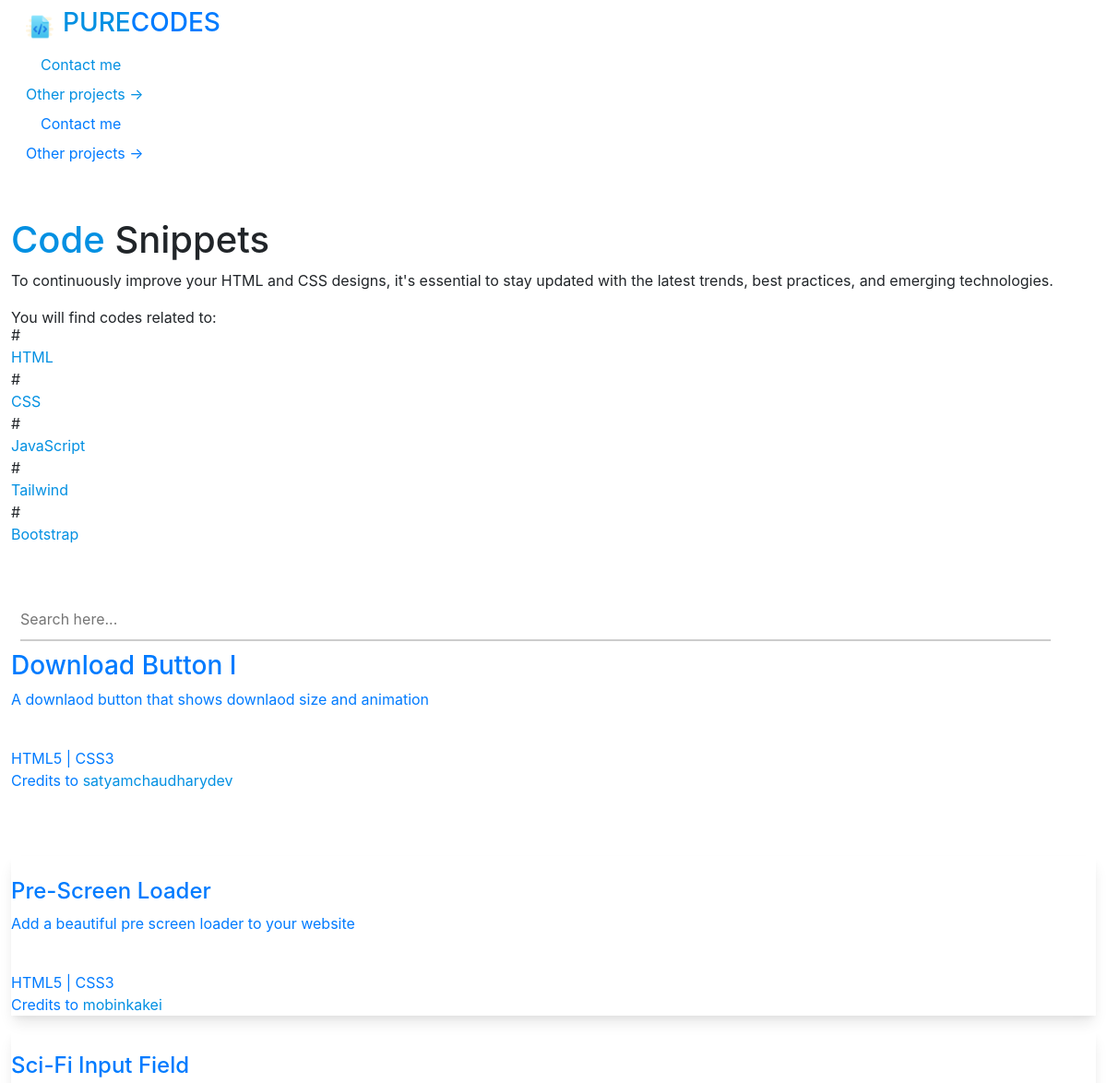
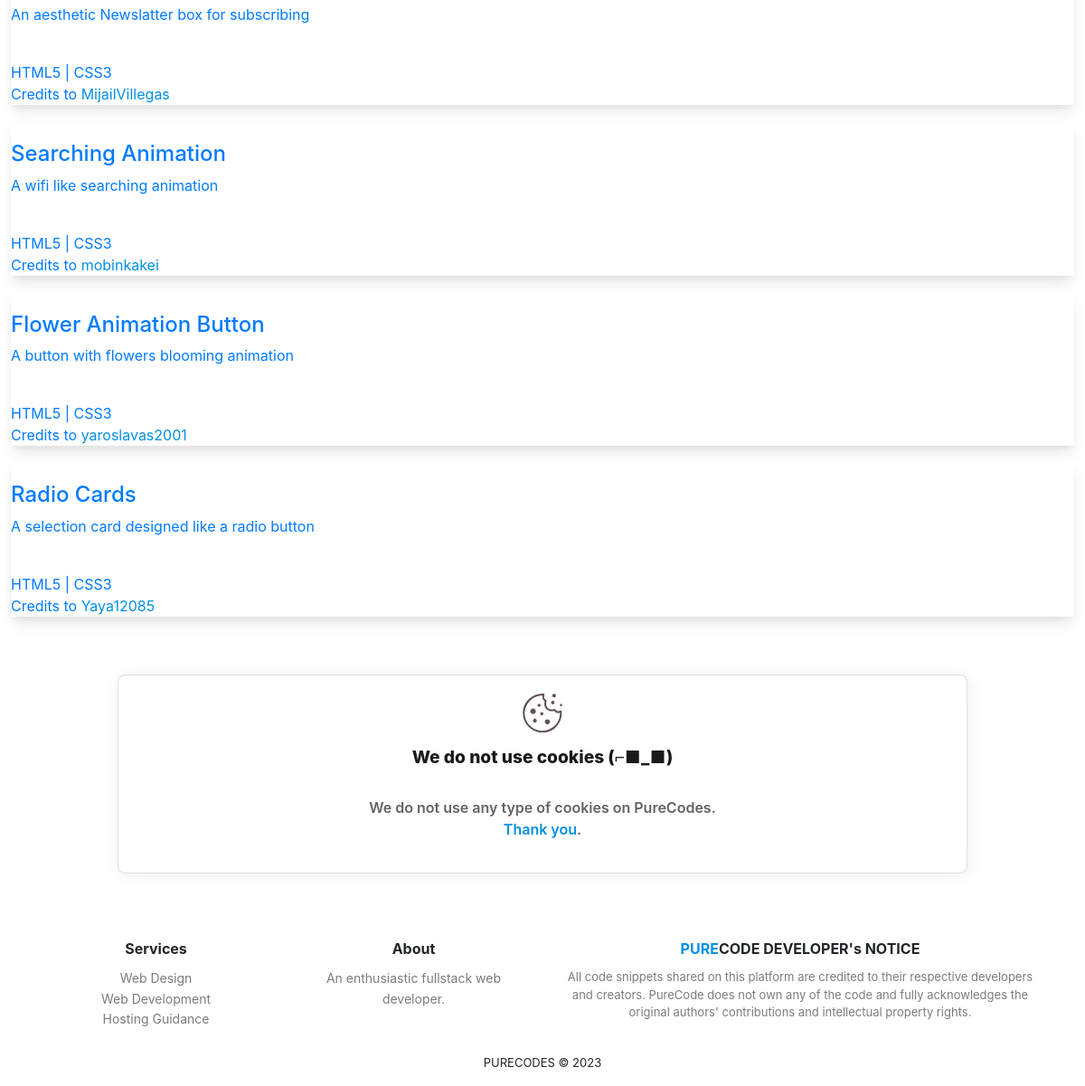
The page / on the database its author committed (2 pictures, top to bottom).
### purecodes_app/models.py (models this page shows, shortened)
class Post(models.Model):
    title = models.CharField(max_length=100, help_text="Short 100 words title")
    image_url = models.URLField(default='https://upload.wikimedia.org/wikipedia/commons/thumb/d/d1/Image_not_available.png/640px-Image_not_available.png')
    description = models.CharField(max_length=225, help_text="Short 225 words description")
    post_type = models.CharField(max_length=50, help_text="HTML5 | CSS3")
    created_by = models.CharField(max_length=225, help_text="creator's name")
    code_url = models.URLField(default='404.com')
    created_at = models.DateTimeField(auto_now_add=True)
    class Meta:
        managed = True
        db_table = 'posts'

### purecodes_app/views.py (the view)
# urls.py: path('', views.home_view, name='home'),
def home_view(request):
    query = request.GET.get('q','')  # Get the search query from the URL parameter 'q'
    latest_posts = Post.objects.all().order_by('-created_at')
    if query:
        latest_posts = latest_posts.filter(title__icontains=query)
    elif query == 'None':
        query = ''
    return render(request, "purecodes_app/home.html", {'latest_posts': latest_posts, 'query': query})

### purecodes_app/templates/purecodes_app/home.html (shortened to what this page needs)
{% load static %}
<!DOCTYPE html>
<html
  data-wf-domain="www.newscatcherapi.com"
  data-wf-page="643ef607f91b37053ebb7e0f"
  data-wf-site="6429857b17973b636c2195c5"
  lang="en"
>
  <head>
    <link
      href="https://uploads-ssl.webflow.com/6429857b17973b636c2195c5/css/newscatcher.webflow.2da13960e.min.css"
      rel="stylesheet"
      type="text/css"
    />
<link rel="stylesheet" href="https://cdnjs.cloudflare.com/ajax/libs/twitter-bootstrap/4.1.3/css/bootstrap.min.css">
<link rel="stylesheet" href="https://cdnjs.cloudflare.com/ajax/libs/ionicons/2.0.1/css/ionicons.min.css">
<link rel="stylesheet" href="{% static 'assets/css/style.css' %}">
<link rel="stylesheet" href="https://cdnjs.cloudflare.com/ajax/libs/font-awesome/4.7.0/css/font-awesome.min.css">
  </head>
  <body>
    <div
      data-animation="default"
      data-collapse="medium"
      data-duration="400"
      data-easing="ease"
      data-easing2="ease"
      data-doc-height="1"
      role="banner"
      class="navbar w-nav"
    >
      <div class="container-main w-container" style="width:100%">
        <div class="navigation-header">
          <a href="{% url 'purecodes_app:home' %}" aria-label="Go to Newscatcher home page" class="brand w-nav-brand" style="display: flex; align-items: center;">
            <img src="{% static 'assets/favicon/favicon.png' %}" alt="logo" style="width: 30px;">
            <h3 style="margin-left: 10px;"><span style="color: rgb(3, 144, 226)">PURE</span>CODES</h3>
          </a>
          <nav role="navigation" class="header-links w-nav-menu">
            <a href="https://alphadarkmoon.github.io/Personal-LInk-Tree/" style="color: rgb(3, 144, 226)" class="nav-link hide w-nav-link"
              >Contact me</a
            ><a href="https://github.com/AlphaDarkmoon?tab=repositories" style="color: rgb(3, 144, 226)" class="button-secondary hide w-button"
              >Other projects →</a
            >
          </nav>
          <div class="div-block-2">
            <a href="https://alphadarkmoon.github.io/Personal-LInk-Tree/" class="nav-link w-nav-link">Contact me</a
            ><a href="https://github.com/AlphaDarkmoon?tab=repositories" class="button-secondary w-button"
              >Other projects →</a
            >
          </div>
        </div>
      </div>
    </div>
    <div class="section-hero">
      <div class="container-main w-container">
        <div class="w-layout-grid grid-blog">
          <div id="w-node-_93124537-902c-1ef8-9e63-210a5a384c70-3ebb7e0f">
            <h1 id="w-node-_087a56df-1f78-c1f4-b643-dbda4a20a92c-3ebb7e0f">
              <span style="color: rgb(3, 144, 226)">Code</span> Snippets
            </h1>
            <p>
              To continuously improve your HTML and CSS designs, it's essential
              to stay updated with the latest trends, best practices, and
              emerging technologies.
            </p>
            <div class="w-dyn-list">
              <div role="list" class="block-tags w-dyn-items">
                <p style="margin-bottom:-5px">You will find codes related to:</p>
                <div role="listitem" class="w-dyn-item">
                  <div class="text-hashtag">#</div>
                  <a class="text-tag" style="color: rgb(3, 144, 226)">HTML</a>
                </div>
                <div role="listitem" class="w-dyn-item">
                  <div class="text-hashtag">#</div>
                  <a class="text-tag" style="color: rgb(3, 144, 226)">CSS</a>
                </div>
                <div role="listitem" class="w-dyn-item">
                  <div class="text-hashtag">#</div>
                  <a class="text-tag" style="color: rgb(3, 144, 226)">JavaScript</a>
                </div>
                <div role="listitem" class="w-dyn-item">
                  <div class="text-hashtag">#</div>
                  <a class="text-tag" style="color: rgb(3, 144, 226)">Tailwind</a>
                </div>
                <div role="listitem" class="w-dyn-item">
                  <div class="text-hashtag">#</div>
                  <a class="text-tag" style="color: rgb(3, 144, 226)">Bootstrap</a>
                </div>
              </div>
            </div>
            <br><br>
          </div>
        {% load custom_filters %}
        <div class="input-wrapper">
          <form method="GET" action="">
            <input class="input-box" type="text" placeholder="Search here..." name="q" value="{{ query }}">
          </form>
        </div>
          <div class="code-cards">
          <div
            id="w-node-cabb79e9-be56-ee36-60d3-8d8f0cfbdfa2-3ebb7e0f"
            class="w-dyn-list" style="margin-bottom: 30px;"
          >
            <div role="list" class="w-dyn-items">
              {% for post in latest_posts %} {% if forloop.counter0 == 0 %}
              <div role="listitem" class="w-dyn-item">
                <a
                  href="{{ post.code_url }}"
                  class="w-inline-block"
                  ><div class="big-card">
                    <div class="big-card-content blog">
                      <h3 class="heading-blog-article">{{ post.title }}</h3>
                      <p class="text-short-descriptions-in-blog">
                        {{ post.description }}<br /><br />
                        <div class="credit_By">
                          {{ post.post_type }}<br>Credits to <span style="color: rgb(3, 144, 226)">{{ post.created_by }}</span>
                        </div>
                      </p>
                    </div>
                    /></div
                ></a>
              </div>
            </div>
            {% endif %} {% endfor %}
          </div>
          <div
            id="w-node-ddff197a-468d-d2dc-b969-60f101dff854-3ebb7e0f"
            class="w-dyn-list"
          >
            <div role="list" class="grid-blog-articles w-dyn-items">
              {% for post in latest_posts %} {% if forloop.counter0 >= 1 %}
              <div role="listitem" class="w-dyn-item code-cards-design">
                <a
                  href="{{ post.code_url }}"
                  class="link-article w-inline-block"
                  ><div class="small-card">
                    <div class="small-card-content blog">
                      <h4 class="heading-small-blog-article">
                        {{ post.title }}
                      </h4>
                      <p class="text-short-descriptions-in-blog">
                        {{ post.description }}<br /><br />
                        <div class="credit_By">
                          {{ post.post_type }}<br>Credits to <span style="color: rgb(3, 144, 226)" >{{ post.created_by }}</span>
                        </div>
                      </p>
                    </div>
                  </div></a>
                </div>
                {% endif %}
              {% endfor %}
                </div>
              </div>
            </div>
        </div>
        <br>
        <br>
        <center>
        <div class="card">
           <p class="cookieHeading">We do not use cookies (⌐■_■)</p>
           <p class="cookieDescription">We do not use any type of cookies on PureCodes. <br><a style="color: rgb(3, 144, 226)">Thank you</a>.</p>
         </div>
        </center>
              <div class="footer-dark">
                <footer>
                    <div class="container">
                        <div class="row">
                            <div class="col-sm-6 col-md-3 item">
                                <h3>Services</h3>
                                <ul>
                                    <li><a>Web Design</a></li>
                                    <li><a>Web Development</a></li>
                                    <li><a>Hosting Guidance</a></li>
                                </ul>
                            </div>
                            <div class="col-sm-6 col-md-3 item">
                                <h3>About</h3>
                                <ul>
                                  <li><a>An enthusiastic fullstack web developer.</a></li>
                              </ul>
                            </div>
                            <div class="col-md-6 item text">
                                <h3><span style="color: rgb(3, 144, 226)">PURE</span>CODE DEVELOPER's NOTICE</h3>
                                <p>All code snippets shared on this platform are credited to their respective developers and creators. PureCode does not own any of the code and fully acknowledges the original authors' contributions and intellectual property rights.</p>
                              </div>
                    </div>
                    <p class="copyright">PURECODES © 2023</p>
                </footer>
            </div>
  </body>
</html>

### static/assets/css/style.css (style rules this page uses)
body { margin-left: 12px; margin-right: 12px; }
.section-hero { margin-top: 50px; }
.footer-dark { margin-top: 50px; }
.footer-dark h3 { margin-top:0; margin-bottom:12px; font-weight:bold; font-size:16px; }
.footer-dark ul { padding:0; list-style:none; line-height:1.6; font-size:14px; margin-bottom:0; }
.footer-dark ul a { color:inherit; text-decoration:none; opacity:0.6; }
.footer-dark .item.text { margin-bottom:36px; }
.footer-dark .item.text p { opacity:0.6; margin-bottom:0; }
.footer-dark { text-align:center; padding-top:24px; font-size:13px; margin-bottom:0; }
.input-wrapper { position: relative !important; width: 95% !important; margin: 10px !important; color: #08AEEA !important; }
.input-box { font-size: 16px !important; padding: 10px 0 !important; border: none !important; border-bottom: 2px solid #ccc !important; color: #08AEEA !important; width: 100% !important; background-color: transparent !important; transition: border-color 0.3s ease-in-out !important; }
.card { width: 80%; height: 220px; background-color: rgb(255, 255, 255); border-radius: 8px; display: flex; flex-direction: column; align-items: center; justify-content: center; padding: 20px 30px; gap: 13px; position: relative; overflow: hidden; box-shadow: 2px 2px 20px rgba(0, 0, 0, 0.062); }
#cookieSvg { width: 50px; }
.cookieHeading { font-size: 1.2em; font-weight: 800; color: rgb(26, 26, 26); }
.cookieDescription { text-align: center; font-size: 1em; font-weight: 600; color: rgb(99, 99, 99); }
.cookieDescription a { --tw-text-opacity: 1; color: rgb(59 130 246); }

### purecodes_app/templates/purecodes_app/home.html (style rules this page uses)
.code-cards-design { box-shadow: rgba(0, 0, 0, 0.1) 0px 10px 15px -3px, rgba(0, 0, 0, 0.05) 0px 4px 6px -2px; }

### rows shown on the page
Post: title "Download Button I", description "A downlaod button that shows downlaod size and animation", post_type "HTML5 | CSS3", created_by "satyamchaudharydev"
Post: title "Pre-Screen Loader", description "Add a beautiful pre screen loader to your website", post_type "HTML5 | CSS3", created_by "mobinkakei"
Post: title "Sci-Fi Input Field", description "An aesthetic Newslatter box for subscribing", post_type "HTML5 | CSS3", created_by "MijailVillegas"
Post: title "Searching Animation", description "A wifi like searching animation", post_type "HTML5 | CSS3", created_by "mobinkakei"
Post: title "Flower Animation Button", description "A button with flowers blooming animation", post_type "HTML5 | CSS3", created_by "yaroslavas2001"
Post: title "Radio Cards", description "A selection card designed like a radio button", post_type "HTML5 | CSS3", created_by "Yaya12085"
